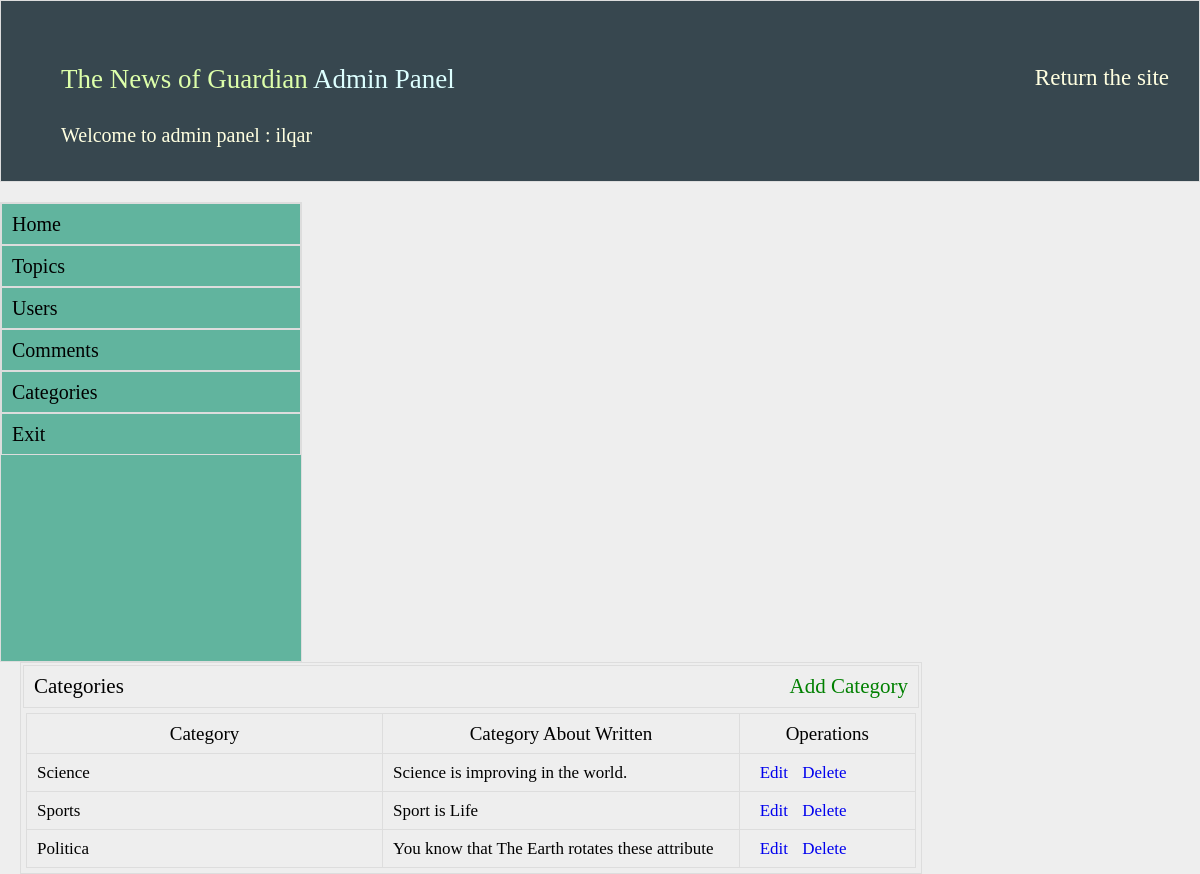
Page /admin/?do=categories (signed in) on the committed database.
### tables this page shows
CREATE TABLE IF NOT EXISTS `category` (
  `categori_id` int(11) NOT NULL AUTO_INCREMENT,
  `categori_name` varchar(300) NOT NULL,
  `categori_yazi` varchar(1100) NOT NULL,
  PRIMARY KEY (`categori_id`)
);

### admin/categories.php (the view, shortened to what this page needs)
<!DOCTYPE html>
<html>
<head>
</head>
<body>
<?php
$v = $db->prepare("select * from category order by categori_id desc limit 20");
$v->execute(array());
$k = $v->fetchALL(PDO::FETCH_ASSOC);
$x = $v->rowCount();
?>
<div class="admin-icerik-sag">
			<h2> Categories <a href="/admin/?do=cat_add"><span style="float: right;color:green;">Add Category</span></a></h2>
			<div class="konular">
			<table cellspacing="0" cellpadding="0">
			<thead>
			<tr>
			<th width="500">Category</th> <th width="500">Category About Written</th>
			<th width="200">Operations</th>
			</tr>
			</thead>
			<?php
			 if($x){
                foreach($k as $m){
					?>
					<tbody>
					<tr>
					<td><?php echo $m["categori_name"];?></td> <td><?php echo $m["categori_yazi"];?></td>
					<td><span style="margin-left:10px;"><a href="/admin/?do=cat_edit&id=<?php echo $m['categori_id'];?>">Edit</a></span> <span style="margin-left:10px;"><a href="/admin/?do=cat_del&id=<?php echo $m['categori_id'];?>">Delete</a></span></td>
					</tr>
					</tbody>
					<?php
				}
			 }else {
				echo '<tr><td colspan="5"><div class="xeta">There is no topic </div></td></tr>';
			 }
			?>
			</table>
			</div>
			</div>
</body>
</html>

### css/admin.css (style rules this page uses)
.admin-icerik-sag { float:left; margin-left:20px; border:1px solid #ddd; width:75%; min-height:200px; background:#eee; }
.admin-icerik-sag h2 { border:1px solid #ddd; padding:10px; margin:2px; font-size:21px; background:#eee; }
.konular th { border:1px solid #ddd; padding:10px; font-size:19px; background:#eee; }
.konular { margin:5px; }
.konular td { border:1px solid #ddd; padding:10px; font-size:17px; }

### rows in the picture
category: categori_name "Science", categori_yazi "Science is improving in the world."
category: categori_name "Sports", categori_yazi "Sport is Life"
category: categori_name "Politica", categori_yazi "You know that The Earth rotates these attribute"

### other values in the picture
$_SESSION["uye"] "ilqar"
